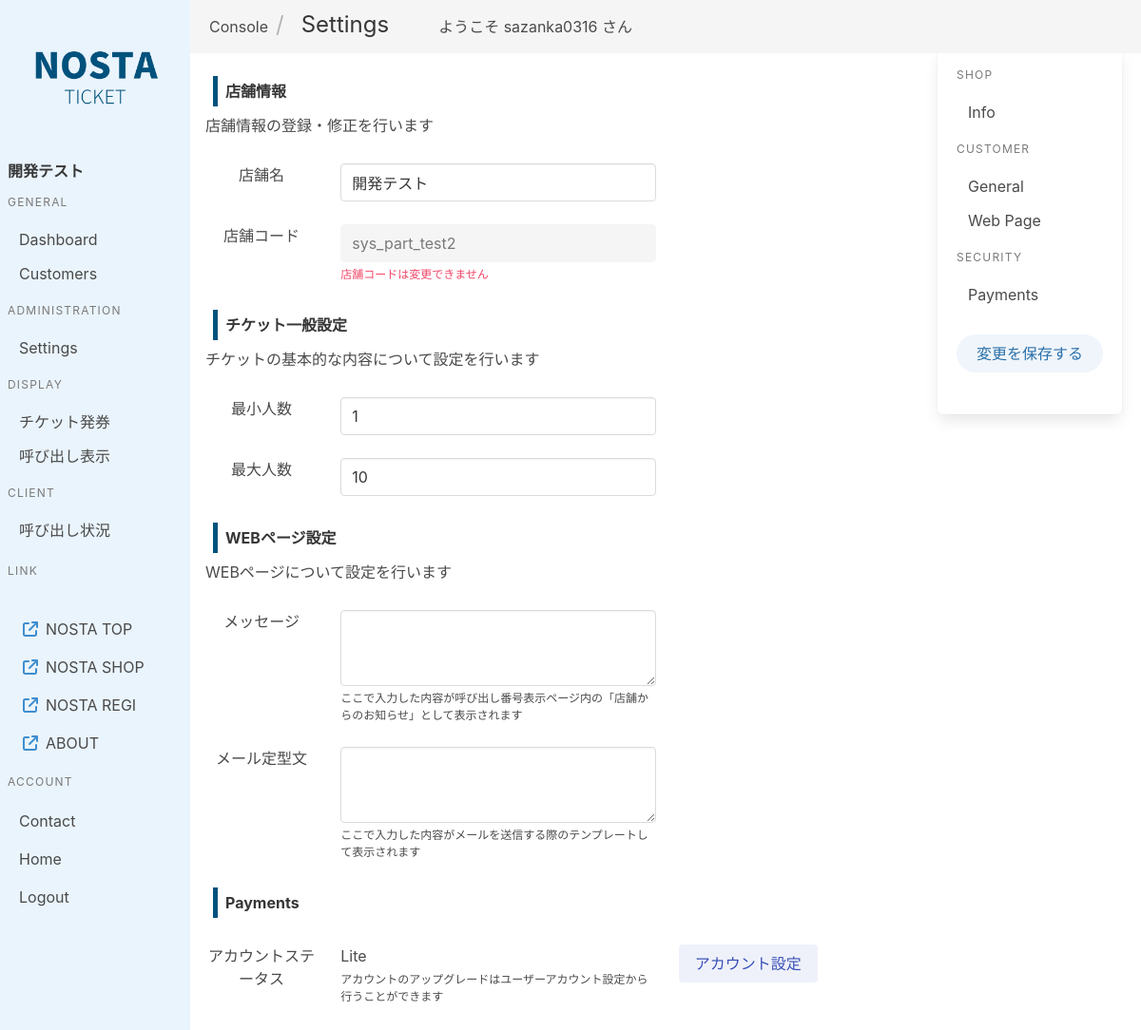
The page /ticket/console/settings/sys_part_test2 (signed in) on the database its author committed.
### db/models.py (models this page shows, shortened)
class Shop(models.Model):
    owner = models.ForeignKey(User, on_delete=models.CASCADE)
    grade = models.CharField(max_length=100,default="Lite")
    name = models.CharField(max_length=100)
    code = models.CharField(max_length=100)
    description = models.TextField()
    message = models.CharField(max_length=1000)
    website = models.URLField()
    email_massege = models.CharField(max_length=1000)
    people_min = models.IntegerField()
    people_max = models.IntegerField()
    online_ticket = models.CharField(max_length=10,default="false")
    online_auth = models.CharField(max_length=10,default="false")
    sic = models.CharField(max_length=50)
    category = models.CharField(max_length=50)
    organization = models.CharField(max_length=1000)
    created_at = models.DateTimeField(auto_now_add=True)
    regi_ticket = models.BooleanField()
    regi_post = models.URLField(blank=True)
    is_active = models.BooleanField()

### ticket/views.py (the view)
# urls.py: path('console/settings/<str:shopCODE>', views.shop, name='shop'),
@login_required
def shop(request,shopCODE):
    userdomain = request.user.email.split("@")[1]
    shop = Shop.objects.get(code=shopCODE)
    if(shop.owner == request.user) or (shop.code in userdomain):
        cstype_list = CStype.objects.all().filter(shop=shop)
        return render(request, 'ticket/console/shop.html',{'shop':shop,'cstype_list':cstype_list})
    else:
        return redirect('home')

### templates/ticket/console/shop.html (shortened to what this page needs)
{% extends 'ticket/console_base.html' %} {% block content %}
<nav class="navbar has-background-white-ter" role="navigation" aria-label="main navigation">
    <div class="navbar-brand">
        <div class="navbar-item">
            <nav class="breadcrumb" aria-label="breadcrumbs">
                <ul>
                    <li><p class="is-size-6 m-2">Console</p></li>
                    <li class="is-active is-size-4"><a href="#" aria-current="page">Settings</a></li>
                </ul>
            </nav>
        </div>
        <p class="navbar-item" style="margin-left: 10px">ようこそ {{ user.username }} さん</p>
    </div>
</nav>
<div class="columns">
    <div class="column is-10 m-4 mb-6">
        <form>
            <h1 id="info" class="m-2"><strong>店舗情報</strong></h1>
            <p>店舗情報の登録・修正を行います</p>
            <div class="columns is-multiline my-4">
                <div class="column is-2 has-text-centered">
                    <label>店舗名</label>
                </div>
                <div class="column is-5">
                    <input class="input settingform" placeholder="店舗名" value="{{ shop.name }}" id="shop_name" />
                </div>
                <div class="column is-5"></div>
                <div class="column is-2 has-text-centered">
                    <label>店舗コード</label>
                </div>
                <div class="column is-5">
                    <input class="input" placeholder="店舗コード" type="text" disabled value="{{ shop.code }}" />
                    <p class="help has-text-danger">店舗コードは変更できません</p>
                </div>
                <div class="column is-5"></div>
            </div>
            <h1 id="cs_general" class="m-2"><strong>チケット一般設定</strong></h1>
            <p>チケットの基本的な内容について設定を行います</p>
            <div class="columns is-multiline my-4">
                <div class="column is-2 has-text-centered">
                    <label>最小人数</label>
                </div>
                <div class="column is-5">
                    <input class="input settingform" type="number" placeholder="最小人数" id="min_number" min="1" value="{{ shop.people_min }}" />
                </div>
                <div class="column is-5"></div>
                <div class="column is-2 has-text-centered">
                    <label>最大人数</label>
                </div>
                <div class="column is-5">
                    <input class="input settingform" type="number" placeholder="最大人数" id="max_number" min="1" value="{{ shop.people_max }}" />
                </div>
                <div class="column is-5"></div>
            </div>
            <h1 id="cs_webpage" class="m-2"><strong>WEBページ設定</strong></h1>
            <p>WEBページについて設定を行います</p>
            <div class="columns is-multiline my-4">
                <div class="column is-2 has-text-centered">
                    <label>メッセージ</label>
                </div>
                <div class="column is-5">
                    <textarea class="input settingform" style="height: 10vh" id="shop_message"></textarea>
                    <p class="help">ここで入力した内容が呼び出し番号表示ページ内の「店舗からのお知らせ」として表示されます</p>
                </div>
                <div class="column is-5"></div>
                <div class="column is-2 has-text-centered">
                    <label>メール定型文</label>
                </div>
                <div class="column is-5">
                    <textarea class="input settingform" style="height: 10vh" id="email_message"></textarea>
                    <p class="help">ここで入力した内容がメールを送信する際のテンプレートして表示されます</p>
                </div>
                <div class="column is-5"></div>
            </div>
            <h1 id="payments" class="m-2"><strong>Payments</strong></h1>
            <div class="columns is-multiline my-4">
                <div class="column is-2 has-text-centered">
                    <label>アカウントステータス</label>
                </div>
                <div class="column is-5">
                    <label>{{ shop.grade }}</label>
                    <div class="help">アカウントのアップグレードはユーザーアカウント設定から行うことができます</div>
                </div>
                <div class="column is-5">
                    <div class="is-size-3"><a class="is-light is-link button" href="{% url 'shop:settings' shop.code %}">アカウント設定</a></div>
                </div>
            </div>
        </form>
    </div>
    <div class="column is-2 m-4 mr-4">
        <aside class="menu container box shopsidebar" style="position: fixed; top: 50px; right: 20px">
            <p class="menu-label">Shop</p>
            <ul class="menu-list">
                <li><a href="#info">Info</a></li>
            </ul>
            <p class="menu-label">Customer</p>
            <ul class="menu-list">
                <li><a href="#cs_general">General</a></li>
                <li><a href="#cs_webpage">Web Page</a></li>
            </ul>
            <p class="menu-label">Security</p>
            <ul class="menu-list">
                <li><a href="#payments">Payments</a></li>
            </ul>
            <div class="my-4">
                <button class="button is-light is-info is-rounded my-2" onclick="ajax_handler()">変更を保存する</button>
            </div>
        </aside>
    </div>
</div>
{% endblock %}

### templates/ticket/console_base.html (shortened to what this page needs)
{% load static %}
<!DOCTYPE html>
<html lang="ja">
    <head>
        <link rel="stylesheet" href="https://cdn.jsdelivr.net/npm/bulma@0.9.4/css/bulma.min.css" />
        <link rel="stylesheet" href="{% static 'css/console.css' %}" />
        <link href="{% static 'fontawesomefree/css/fontawesome.css' %}" rel="stylesheet" type="text/css" />
        <link href="{% static 'fontawesomefree/css/brands.css' %}" rel="stylesheet" type="text/css" />
        <link href="{% static 'fontawesomefree/css/solid.css' %}" rel="stylesheet" type="text/css" />
        <link rel="stylesheet" href="https://cdn.jsdelivr.net/npm/charts.css/dist/charts.min.css" />
    </head>
    <body>
        <section class="columns is-gapless" style="min-height: 100vh; overflow: auto">
            <section class="column is-2" style="background-color: #eaf4fc">
                <nav class="navbar" role="navigation" aria-label="main navigation" style="background-color: #eaf4fc">
                    <div class="navbar-brand" style="margin: auto; display: block;">
                        <img src="{% static 'image/logo_ticket.png' %}" class="navbar-item" style="max-height: 10rem;"  alt="ロゴ" />
                    </div>
                </nav>
                <div class="container is-side sidebar m-2">
                    <aside class="menu">
                        <div style="display: flex; width: 100%; flex-wrap: wrap;"><strong>{{ shop.name }}</strong></div>
                        <p class="menu-label">General</p>
                        <ul class="menu-list">
                            <li><a href="{% url 'ticket:dashboard' shop.code %}" id="side_dashboard" class="">Dashboard</a></li>
                            <li><a href="{% url 'ticket:customers' shop.code %}">Customers</a></li>
                        </ul>
                        <p class="menu-label">Administration</p>
                        <ul class="menu-list">
                            <li><a href="{% url 'ticket:shop' shop.code %}">Settings</a></li>
                        </ul>
                        <p class="menu-label">display</p>
                        <ul class="menu-list">
                            <li>
                                <a href="{% url 'ticket:reception_internal' shop.code %}" target="_blank">
                                    チケット発券
                                </a>
                            </li>
                            <li>
                                <a href="{% url 'ticket:client_internal' shop.code %}" target="_blank">
                                    呼び出し表示
                                </a>
                            </li>
                        </ul>
                        <p class="menu-label">client</p>
                        <ul class="menu-list">
                            <li>
                                <a href="{% url 'ticket:client_external' shop.code %}" target="_blank">
                                    呼び出し状況
                            </li>
                        </ul>
                        <p class="menu-label">Link</p>
                        <ul class="menu-list">
                            <li>
                                <a href="{% url 'top:home' %}">
                                    <span class="icon-text">
                                        <span class="icon has-text-info">
                                            <i class="fa-solid fa-arrow-up-right-from-square"></i>
                                        </span>
                                        <span>NOSTA TOP</span>
                                    </span>
                                </a>
                            </li>
                            <li>
                                <a href="{% url 'shop:dashboard' shop.code %}">
                                    <span class="icon-text">
                                        <span class="icon has-text-info">
                                            <i class="fa-solid fa-arrow-up-right-from-square"></i>
                                        </span>
                                        <span>NOSTA SHOP</span>
                                    </span>
                                </a>
                            </li>
                            <li>
                                <a href="{% url 'regi:index' shop.code %}">
                                    <span class="icon-text">
                                        <span class="icon has-text-info">
                                            <i class="fa-solid fa-arrow-up-right-from-square"></i>
                                        </span>
                                        <span>NOSTA REGI</span>
                                    </span>
                                </a>
                            </li>
                            <li>
                                <a>
                                    <span class="icon-text">
                                        <span class="icon has-text-info">
                                            <i class="fa-solid fa-arrow-up-right-from-square"></i>
                                        </span>
                                        <span>ABOUT </span>
                                    </span>
                                </a>
                            </li>
                        </ul>
                        <p class="menu-label">ACCOUNT</p>
                        <ul class="menu-list">
                            <li><a class="navbar-item" href="{% url 'top:contact' %}"> Contact </a></li>
                            <li><a class="navbar-item" href="{% url 'home' %}"> Home </a></li>
                            <li><a class="navbar-item" href="{% url 'logout' %}"> Logout </a></li>
                        </ul>
                    </aside>
                </div>
            </section>
            <section class="column is-10" style="overflow-y: auto; overflow-x: hidden;">{% block content %}{% endblock %}</section>
        </section>
    </body>
</html>

### static/css/console.css (style rules this page uses)
.sidebar { color: aliceblue !important; }
h1 { padding: 0.25em 0.5em; color: #494949; background: transparent; border-left: solid 5px #00517c; }
.shopsidebar { position: fixed; top: 50px; right:10px; }

### templates/ticket/console/shop.html (style rules this page uses)
h1 { padding: 0.25em 0.5em; color: #494949; background: transparent; border-left: solid 5px #00517c; }

### rows shown on the page
Shop: name "開発テスト", code "sys_part_test2", people_min "1", people_max "10", grade "Lite"

### other values the page prints
{{ user.username }} "sazanka0316"
